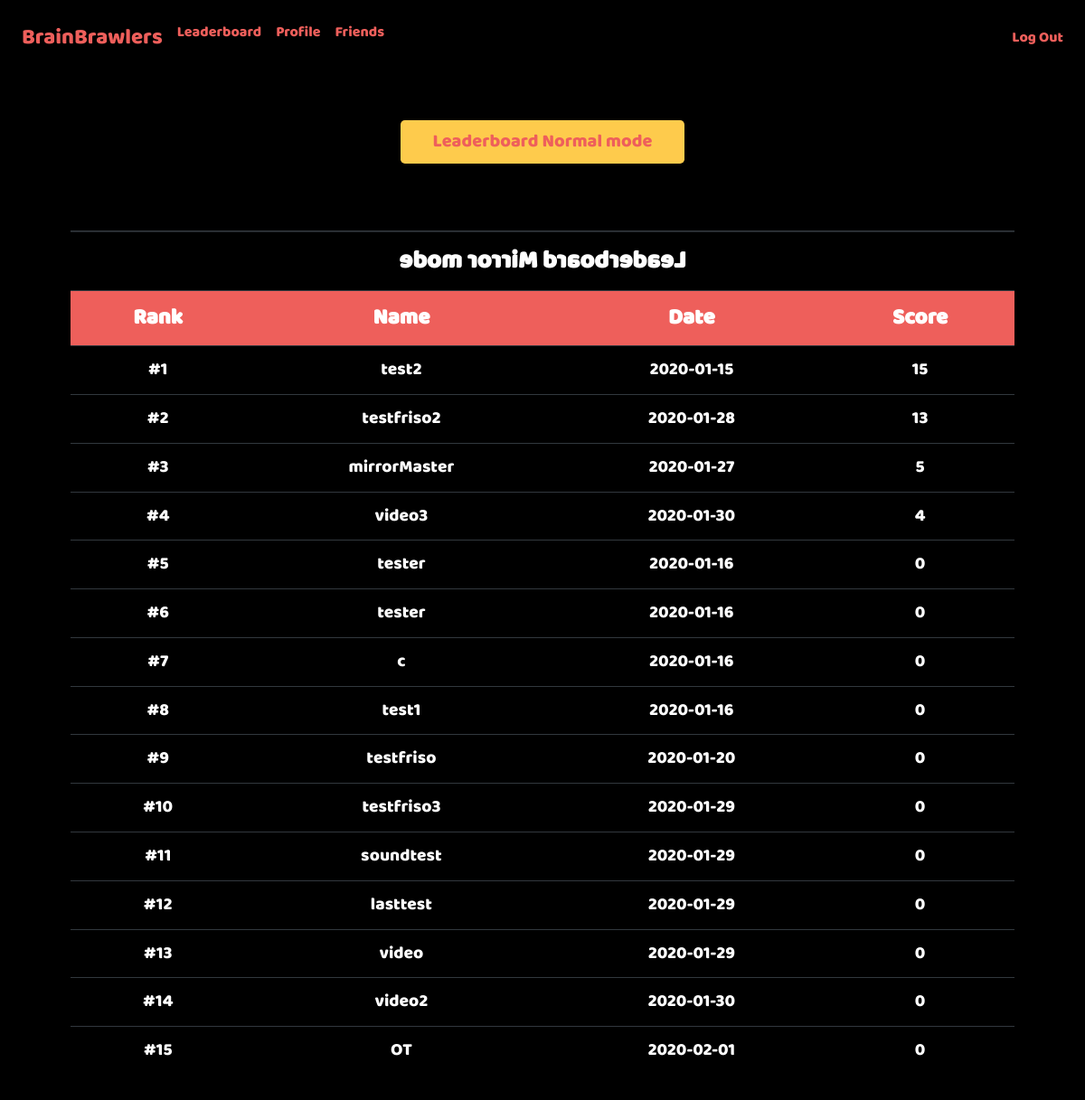
/leaderboard_mirror (signed in), run on the app's committed database.
### tables this page shows
CREATE TABLE 'users' ('id' integer PRIMARY KEY AUTOINCREMENT NOT NULL, 'username' text NOT NULL, 'hash' text NOT NULL, 'highscore' integer NOT NULL, 'date'  date NOT NULL DEFAULT CURRENT_DATE  , 'highscore_mirror' integer);

### application.py (the view)
@app.route("/leaderboard_mirror")
def leaderboard_mirror():
    highscores = get_db(["*"], "users", None, None, ["highscore_mirror DESC", "date"])
    highscores = [(i+1, highscores[i]) for i in range(len(highscores))]
    if len(highscores) > 50:
        highscores = [(i+1, highscores[i]) for i in range(50)]
    return render_template("game/leaderboard_mirror.html", highscores=highscores)

### application.py (called while the page is built)
@app.after_request
def after_request(response):
    response.headers["Cache-Control"] = "no-cache, no-store, must-revalidate"
    response.headers["Expires"] = 0
    response.headers["Pragma"] = "no-cache"
    return response

### helpers.py (called while the page is built)
def get_db(items, table, key, value, order=None):
    string = "SELECT "
    if order == "friends":
        return db.execute("SELECT friendname FROM friends WHERE user_id= :user_id AND friendname= :friendname"
        , user_id=value[0], friendname=value[1])
    for item in items:
        if item != items[0]:
            string += ", "
        string += str(item)
    string += " FROM " + table
    if key != None and value != None:
        string += " WHERE " + key + "= :key"
    if order != None:
        string += " ORDER BY"
        for item in order:
           string += " " + item
           if item != order[-1]:
               string += ","
        string += ";"
    if key != None:
        return db.execute(string, key=str(value))
    return db.execute(string)

### templates/game/leaderboard_mirror.html (shortened to what this page needs)
{% extends "layout.html" %}
{% block css %}
<link href="{{ url_for('static', filename='css/index_style.css') }}" rel="stylesheet">
<link href="{{ url_for('static', filename='css/leaderboard.css') }}" rel="stylesheet">
{% endblock %}
{% block main %}
    <p>
        <br>
        <br>
    </p>
    <a href="/leaderboard"><button class="btn btn-lg" style="width:30%">Leaderboard Normal mode</button></a>
    <p>
        <br>
        <br>
    </p>
    <table id=table class="table table-dark" style="width:100%">
        <tr>
            <th id="reverseTitle" colspan="4">Leaderboard Mirror mode</th>
        </tr>
        <tr>
            <th>Rank</th>
            <th>Name</th>
            <th>Date</th>
            <th>Score</th>
        </tr>
        <tr>
    {% for (rank, highscore) in highscores %}
            <td>#{{ rank }}</td>
            <td>{{ highscore.username }}</td>
            <td>{{ highscore.date }}</td>
            <td>{{ highscore.highscore_mirror }}</td>
        </tr>
    {% endfor %}
    </table>
{% endblock %}

### static/css/basic_style.css (style rules this page uses)
body { background-color: #000000; }
.btn { width: 150px; font-family: Baloo Regular, Baloo; text-align: center; color: #ee5f5b; background-color: #fecb4c; margin-top: 2%; margin-bottom: 1%; }

### static/css/index_style.css (style rules this page uses)
.btn { margin-left: 2%; margin-right: 2%; }

### static/css/leaderboard.css (style rules this page uses)
#table { margin-left:auto; margin-right:auto; color: white; font-family: Baloo Regular, Baloo; }
th { background-color: #ee5f5b; font-size: 150%; font-weight: bold; }
td { background-color: black; font-size: 120%; }
#reverseTitle { -moz-transform: scale(-1, 1); -webkit-transform: scale(-1, 1); -o-transform: scale(-1, 1); -ms-transform: scale(-1, 1); transform: scale(-1, 1); background-color: black; font-size: 170%; }

### data on the page
users: rank "1", username "test2", date "2020-01-15", highscore_mirror "15"
users: rank "2", username "testfriso2", date "2020-01-28", highscore_mirror "13"
users: highscore "3", username "mirrorMaster", date "2020-01-27", highscore_mirror "5"
users: highscore_mirror "4", username "video3", date "2020-01-30"
users: rank "5", username "tester", date "2020-01-16", highscore_mirror "0"
users: rank "6", username "tester", date "2020-01-16", highscore_mirror "0"
users: rank "7", username "c", date "2020-01-16", highscore_mirror "0"
users: rank "8", username "test1", date "2020-01-16", highscore_mirror "0"
users: rank "9", username "testfriso", date "2020-01-20", highscore_mirror "0"
users: id "10", username "testfriso3", date "2020-01-29", highscore_mirror "0"
users: rank "11", username "soundtest", date "2020-01-29", highscore_mirror "0"
users: rank "12", username "lasttest", date "2020-01-29", highscore_mirror "0"
users: rank "13", username "video", date "2020-01-29", highscore_mirror "0"
users: rank "14", username "video2", date "2020-01-30", highscore_mirror "0"
users: rank "15", username "OT", date "2020-02-01", highscore_mirror "0"
